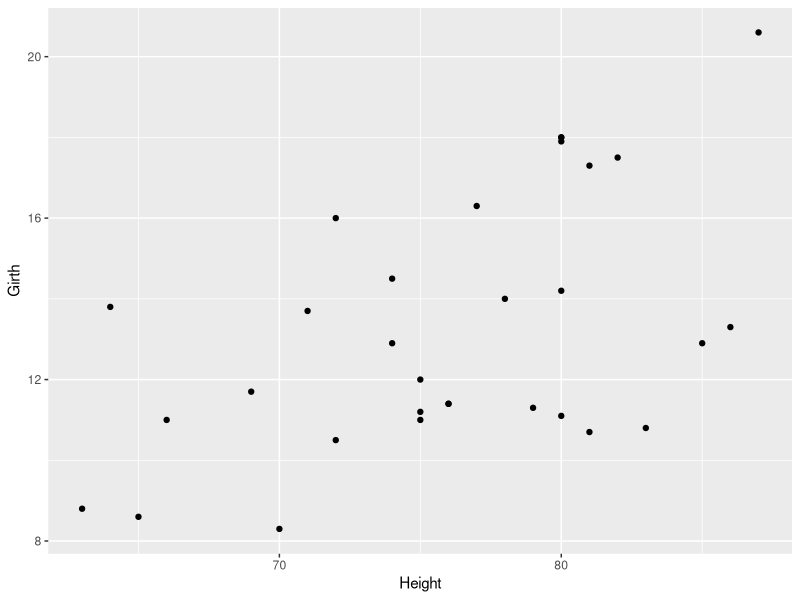
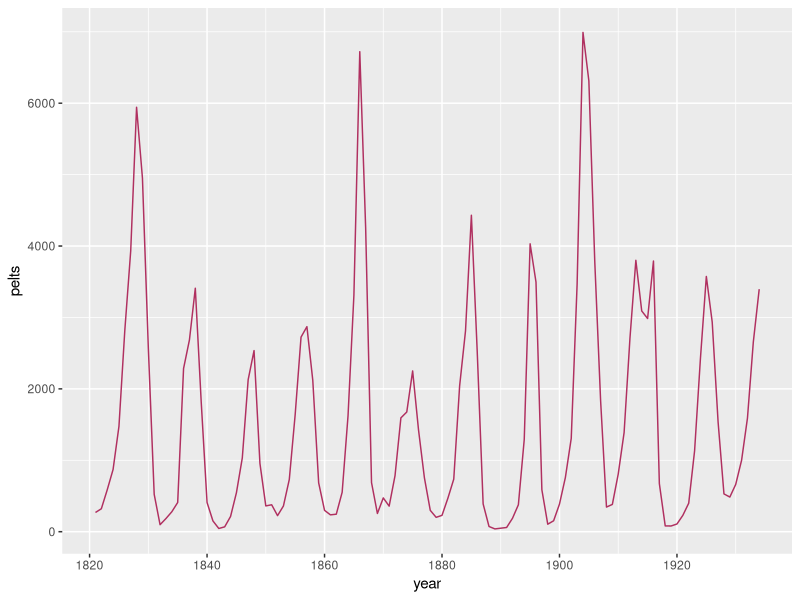
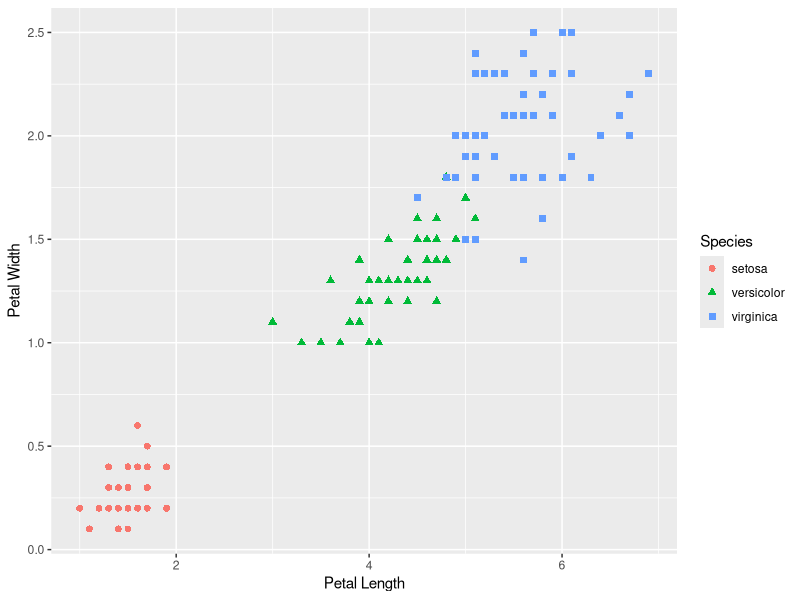
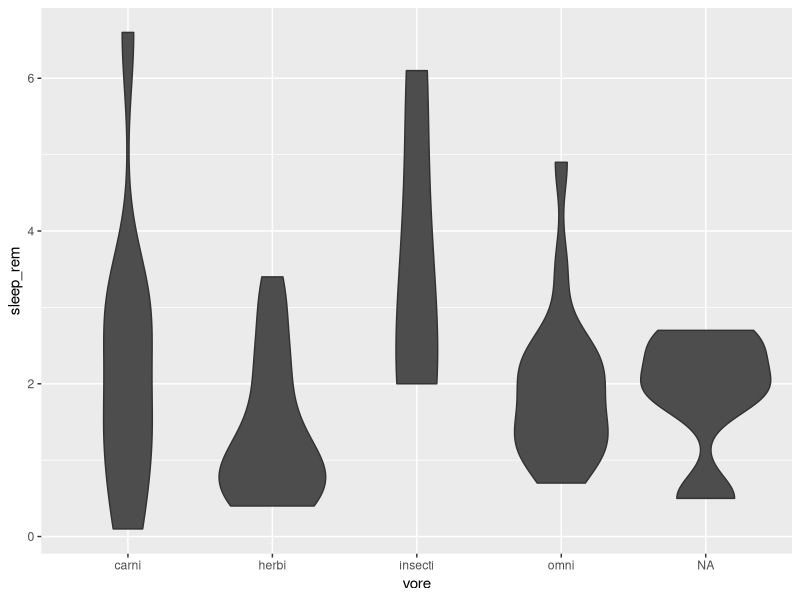
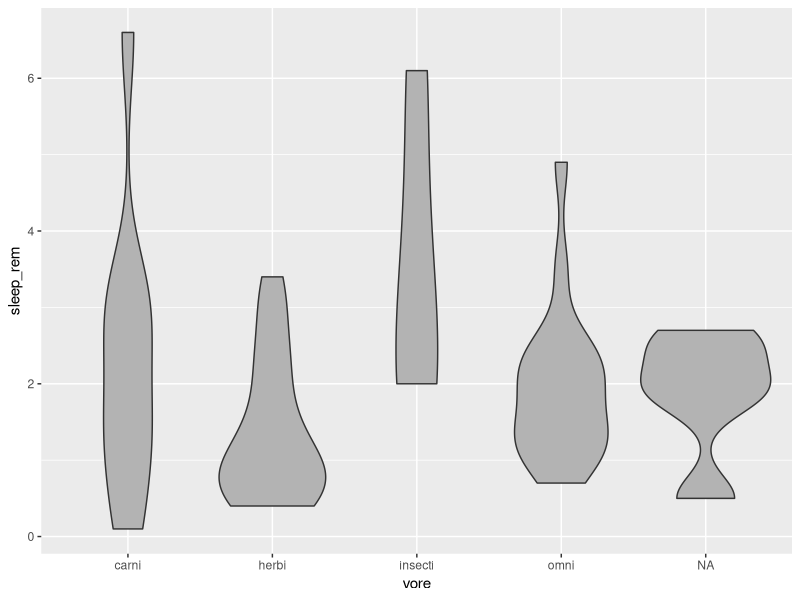

Here is the R script that generated these plots, in order:
## ---- chunk 1
library('tidyverse')
## ---- chunk 2
data(trees)
?trees
## ---- chunk 3
ggplot(data = trees) +
  geom_point(mapping = aes(x = Height, y = Girth))
## ---- chunk 4
year <- c(1821:1934)
## ---- chunk 5
class(lynx)
## ---- chunk 6
pelts <- as.vector(lynx)
## ---- chunk 7
lynx_pelts <- data.frame('year' = 1821:1934, 'pelts' = as.vector(lynx)) 
## ---- chunk 8
ggplot(data = lynx_pelts) +
  geom_line(mapping = aes(x = year, y = pelts), color = "maroon")
## ---- chunk 9
data("iris")
?iris
## ---- chunk 10
ggplot(data = iris) +
  geom_point(mapping = aes(x = Petal.Length, y = Petal.Width, color = Species, shape = Species), size = 2) + 
  labs(x = 'Petal Length', y = 'Petal Width')

## ---- chunk 11
data("msleep")
## ---- chunk 12
ggplot(data = msleep) +
  geom_violin(mapping = aes(x = vore, y = sleep_rem), fill = "gray30")
## ---- chunk 13
ggplot(data = msleep) +
  geom_violin(mapping = aes(x = vore, y = sleep_rem), fill = "gray70")
